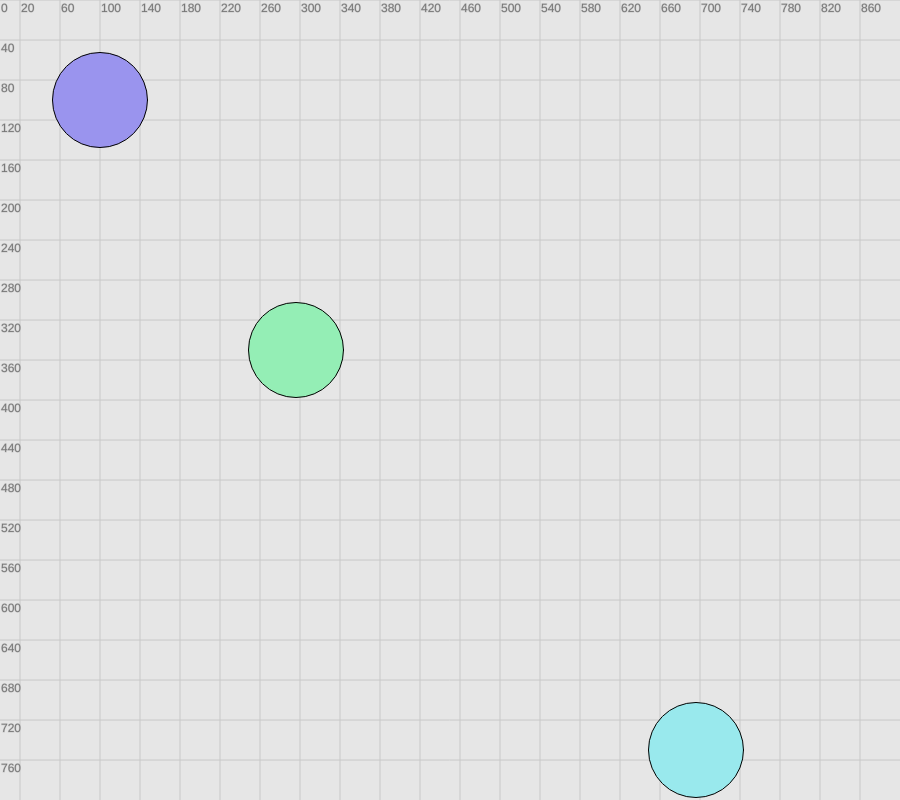
Frame 1 (no input)
Frame 60 (no input): identical to frame 1, image omitted
Frame 120 (the mouse pressed at the canvas centre since frame 60): identical to frame 1, image omitted

The p5.js sketch that drew this single still picture (run headless with seeded random() and noise() and a simulated clock; from frame 60 on, the mouse is pressed at the canvas centre):

// p5.js sketch
// ── sketch.js
function setup(){
createCanvas(900,800);
}

function draw(){
background(230);
drawGrid();
stroke(0);
push();
translate(100,100);
fill (154,148,238);
ellipse(0,0,95,95);

translate(196,250);
fill(148,238,181);
ellipse(0,0,95,95);

translate(400,400);
fill(153,233,237);
ellipse(0,0,95,95);
pop();
}

function drawGrid() {
	stroke(200);
	fill(120);
	for (var x=-width; x < width; x+=40) {
		line(x, -height, x, height);
		text(x, x+1, +12);
	}
	for (var y=-height; y < height; y+=40) {
		line(-width, y, width, y);
		text(y, +1, y+12);
	}
}
